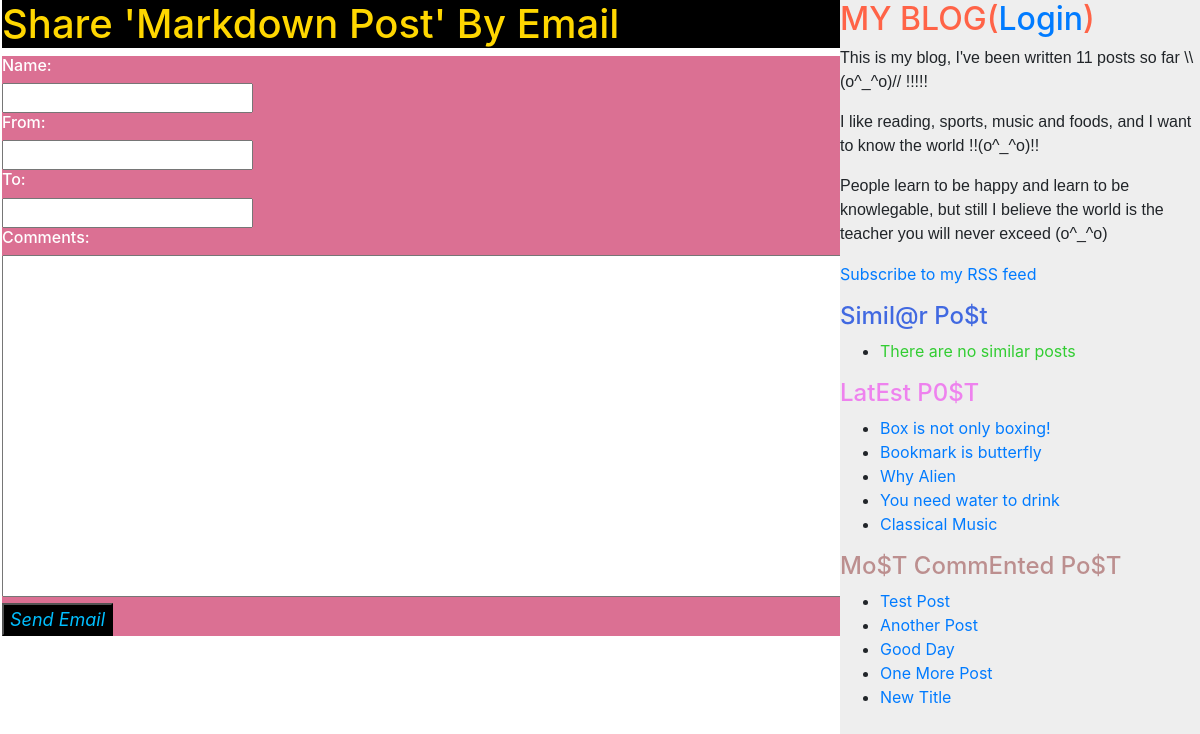
The app's page /post/10/share/ with its own data.
### blog/models.py (models this page shows, shortened)
class Post(models.Model):
    objects = models.Manager()
    published = PublishedManager()
    tags = TaggableManager()
    STATUS_CHOICES = (
        ('draft', 'Draft'),
        ('published', 'Published'),
    )
    title = models.CharField(max_length=250)
    slug = models.SlugField(max_length=250, unique_for_date='publish')
    author = models.ForeignKey(User, on_delete=models.CASCADE, related_name='blog_posts')
    body = models.TextField()
    publish = models.DateTimeField(default=timezone.now)
    created = models.DateTimeField(auto_now_add=True)
    updated = models.DateTimeField(auto_now_add=True)
    status = models.CharField(max_length=10, choices=STATUS_CHOICES, default='published')
    class Meta:
        ordering = ('-publish', )
    def get_absolute_url(self):
        return reverse('blog:post_detail', args=[self.publish.year, self.publish.strftime('%m'), self.publish.strftime('%d'), self.slug])

### blog/views.py (the view)
# urls.py: path('post/<int:post_id>/share/', views.post_share, name='post_share'),
def post_share(request, post_id):
    post = get_object_or_404(Post, id=post_id, status='published')
    sent = False
    cleaned_data = None
    if request.method == 'POST':
        form = EmailPostForm(request.POST)
        if form.is_valid():
            cleaned_data = form.cleaned_data
            post_url = request.build_absolute_uri(post.get_absolute_url())
            subject = '{}({}) recommends you reading "{}"'.format(cleaned_data['name'], cleaned_data['email'], post.title)
            message = 'Read "{}" at {}\n\n\'s comments: {}'.format(post.title, post_url, cleaned_data['name'], cleaned_data['comments'])
            cleaned_data['to'] = cleaned_data.get('to', '').split(',')
            cleaned_data['to'] = [r.strip() for r in cleaned_data['to'] if r.strip()]
            send_mail(subject, message, from_email=cleaned_data['email'], recipient_list=cleaned_data['to'], fail_silently=False)
            sent = True
    else:
        form = EmailPostForm()
    return render(request, 'blog/post/share.html', {'post': post, 'form': form, 'sent': sent, 'cleaned_data': cleaned_data})

### blog/forms.py
class EmailPostForm(forms.Form):
    name = forms.CharField(required=True)
    email = forms.EmailField(required=True)
    to = forms.EmailField(required=True, widget=forms.Textarea)
    comments = forms.CharField(required=False, widget=forms.Textarea)

### blog/models.py (called while the page is built)
    def get_queryset(self):
        return super().get_queryset().filter(status='published')

### blog/templatetags/blog_tags.py (called while the page is built)
@register.simple_tag
def total_posts():
    return Post.published.count()

@register.inclusion_tag('blog/post/latest_posts.html')
def show_latest_posts(count=5):
    latest_posts = Post.published.order_by('-publish')[:count]
    return {'latest_posts': latest_posts}

@register.simple_tag
def get_most_commented_posts(count=5):
    return Post.published.annotate(total_comments=Count('comments')).order_by('-total_comments')[:count]

### blog/templates/blog/post/share.html (shortened to what this page needs)
{% extends "blog/base.html" %}
{% block content %}
{% if sent %}
    <h1 style="background-color: black; color: whitesmoke;">Email Successfully Sent</h1><br>
    <h6 style="color:darkgoldenrod; font-style: italic">'{{ post.title }}' was successfully sent to {{ cleaned_data.to.0 }}!</h6><br>
    <h6 style="color:cornflowerblue">(\(^_^)/)</h6>
{% else %}
    <h1 style="background-color:black; color: gold;">Share '{{ post.title }}' By Email</h1>
    <div class="share_mail" style="background-color:palevioletred; color: white;">
        <form action="." method="post">
            <h6>Name:</h6>
            <input type="text" id="name" name="name" style="width: 30%" required><br>
            <h6>From:</h6>
            <input type="email" id="email" name="email" style="width: 30%;" required><br>
            <h6>To:</h6>
            <input type="email" id="to" name="to" style="width: 30%;" required><br>
            <h6>Comments:</h6>
            <textarea id="comments" name="comments" rows="14" cols="94" required></textarea><br>
            <input type="submit" value="Send Email" style="background-color:black; color:deepskyblue; font-size: large; font-style: italic;">
        </form>
    </div>
{% endif %}
{% endblock content %}

### blog/templates/blog/base.html (shortened to what this page needs)
{% load static %}
{% load blog_tags %}
<!DOCTYPE html>
<html>
    <head>
        <link rel="stylesheet" href="https://cdnjs.cloudflare.com/ajax/libs/twitter-bootstrap/4.3.1/css/bootstrap.min.css">
    </head>
    <body>
        <div>
            <div id="content" style="float:left;padding-left:2px;width:70vw;height: 100vh;">
            {% block content %}
            {% endblock content %}
            </div>
            <div id="sidebar" style="background-color:#EEEEEE;float:left;width:30vw;height: 100vmax;">
                <h2 style="color:tomato;">MY BLOG(<a href="">Login</a>)</h2>
                <p style="font-family: Arial, Helvetica, sans-serif;">This is my blog, I've been written {% total_posts %} posts so far \\(o^_^o)// !!!!!</p>
                <p style="font-family: Arial, Helvetica, sans-serif;">I like reading, sports, music and foods, and I want to know the world !!(o^_^o)!!</p>
                <p style="font-family: Arial, Helvetica, sans-serif;">People learn to be happy and learn to be knowlegable, but still I believe the world is the teacher you will never exceed (o^_^o)</p>
                <p><a href="{% url 'blog:post_feed' %}">Subscribe to my RSS feed</a></p>
                <h4 style="color:royalblue;">Simil@r Po$t</h4>
                <ul>
                    {% for post in similar_posts %}
                    <li>
                        <a href="{{ post.get_absolute_url }}">{{ post.title }}</a>
                    </li>
                    {% empty %}
                    <li>
                        <a style="color:limegreen">There are no similar posts</a>
                    </li>
                    {% endfor %}
                </ul>
                <h4 style="color:violet;">LatEst P0$T</h4>
                {% show_latest_posts 5 %}
                <h4 style="color:rosybrown;">Mo$T CommEnted Po$T</h4>
                {% get_most_commented_posts as most_commented_posts %}
                <ul>
                    {% for post in most_commented_posts %}
                    <li>
                        <a href="{{ post.get_absolute_url }}">{{ post.title }}</a>
                    </li>
                    {% endfor %}
                </ul>
            </div>
        </div>
    </body>
</html>

### blog/templates/blog/post/latest_posts.html
<ul>
    {% for post in latest_posts %}
    <li>
        <a href="{{ post.get_absolute_url }}">{{ post.title }}</a>
    </li>
    {% endfor %}
</ul>

### records on screen
Post: title "Markdown Post"
Post: title "Box is not only boxing!"
Post: title "Bookmark is butterfly"
Post: title "Why Alien"
Post: title "You need water to drink"
Post: title "Classical Music"
Post: title "Test Post"
Post: title "Another Post"
Post: title "Good Day"
Post: title "One More Post"
Post: title "New Title"
